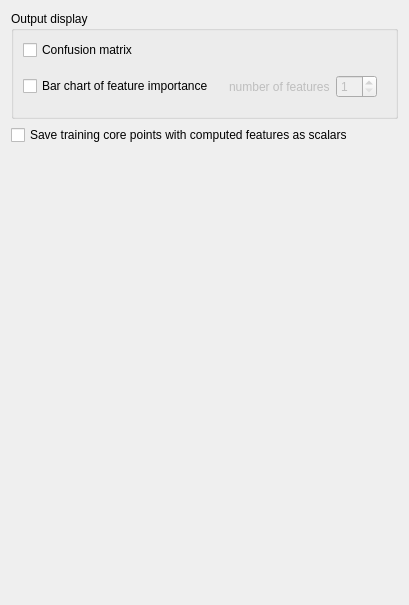
     <widget class="QWidget" name="OutputPage">
      <attribute name="title">
       <string>Outputs</string>
      </attribute>
      <layout class="QVBoxLayout" name="verticalLayout_2">
       <item>
        <widget class="QGroupBox" name="groupBox_2">
         <property name="title">
          <string>Output display</string>
         </property>
         <layout class="QGridLayout" name="gridLayout_4">
          <item row="0" column="0">
           <widget class="QCheckBox" name="showConfusionMatrixCheckBox">
            <property name="text">
             <string>Confusion matrix</string>
            </property>
           </widget>
          </item>
          <item row="1" column="0">
           <widget class="QCheckBox" name="showBarChartCheckBox">
            <property name="text">
             <string>Bar chart of feature importance</string>
            </property>
           </widget>
          </item>
          <item row="1" column="1">
           <widget class="QFrame" name="barChatFeatureGroupBox">
            <property name="enabled">
             <bool>false</bool>
            </property>
            <layout class="QHBoxLayout" name="horizontalLayout_7">
             <item>
              <widget class="QLabel" name="label_16">
               <property name="text">
                <string>number of features</string>
               </property>
              </widget>
             </item>
             <item>
              <widget class="QSpinBox" name="displayedFeatureCountSpinBox">
               <property name="toolTip">
                <string>Number of features to show in the bar chart</string>
               </property>
               <property name="minimum">
                <number>1</number>
               </property>
              </widget>
             </item>
            </layout>
           </widget>
          </item>
         </layout>
        </widget>
       </item>
       <item>
        <widget class="QCheckBox" name="saveCorePointsCheckBox">
         <property name="toolTip">
          <string>Can be re-used in 3DMASC &quot;Create&quot; to avoid re-computing the features</string>
         </property>
         <property name="text">
          <string>Save training core points with computed features as scalars </string>
         </property>
        </widget>
       </item>
       <item>
        <spacer name="verticalSpacer_2">
         <property name="orientation">
          <enum>Qt::Vertical</enum>
         </property>
         <property name="sizeHint" stdset="0">
          <size>
           <width>20</width>
           <height>449</height>
          </size>
         </property>
        </spacer>
       </item>
      </layout>
     </widget>
